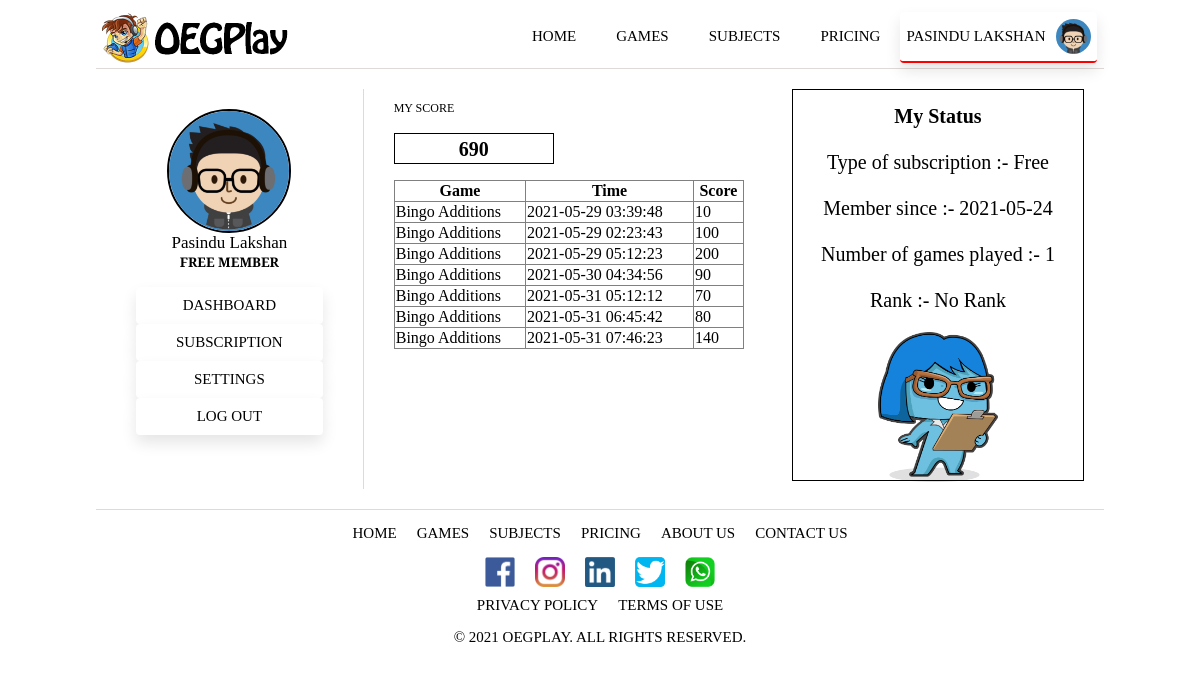
Page /user-db.php (signed in) on the earlier database version.
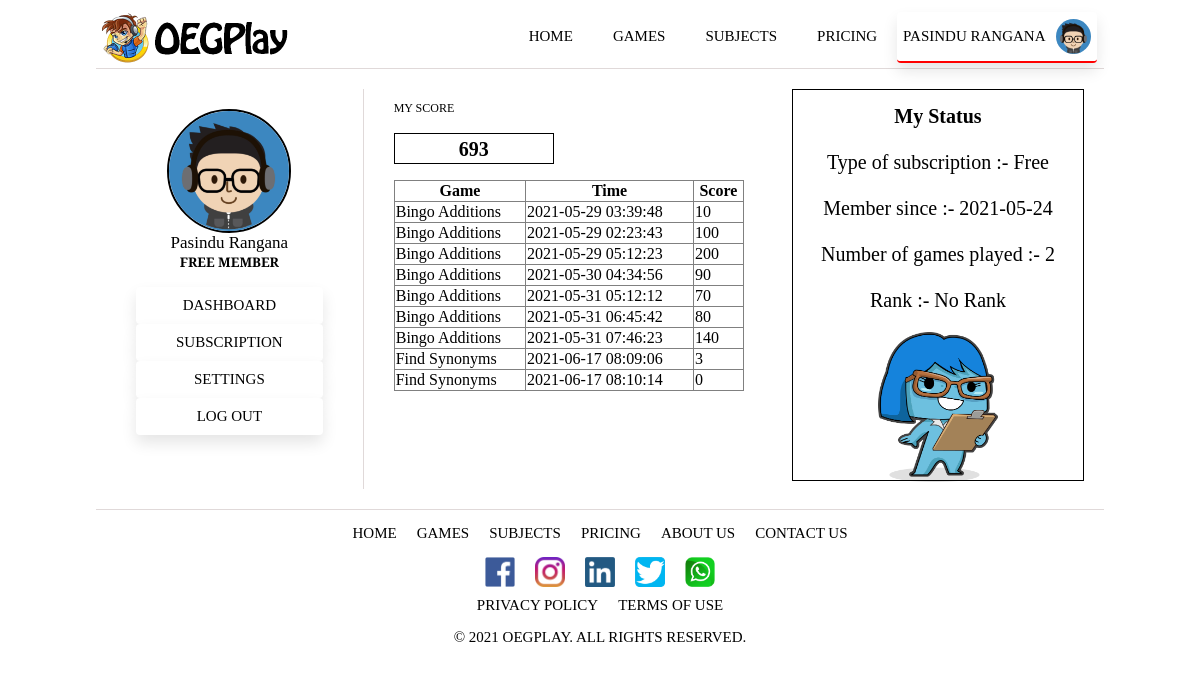
Same page on the later database version.
### tables this page shows
CREATE TABLE `history` (
  `HID` int(11) NOT NULL AUTO_INCREMENT,
  `memberID` int(11) NOT NULL,
  `gameID` int(11) NOT NULL,
  `h_datetime` datetime NOT NULL,
  `score` int(11) NOT NULL,
  PRIMARY KEY (`HID`),
  KEY `FK_History1` (`memberID`),
  KEY `FK_History2` (`gameID`),
  CONSTRAINT `FK_History1` FOREIGN KEY (`memberID`) REFERENCES `member` (`memberID`),
  CONSTRAINT `FK_History2` FOREIGN KEY (`gameID`) REFERENCES `game` (`gameID`)
);

CREATE TABLE `game` (
  `gameID` int(11) NOT NULL AUTO_INCREMENT,
  `gameName` varchar(128) NOT NULL,
  `gameGrade` varchar(128) NOT NULL,
  `gameCategory` varchar(128) NOT NULL,
  `gameSubject` varchar(128) NOT NULL,
  `gameDescription` varchar(1000) DEFAULT NULL,
  `gameInstructions` varchar(1000) DEFAULT NULL,
  `gameAccess` char(10) NOT NULL,
  `adminID` int(11) NOT NULL,
  `devID` int(11) NOT NULL,
  `gFile` varchar(256) DEFAULT NULL,
  `gThumbnail` varchar(256) DEFAULT NULL,
  `added_date` date NOT NULL,
  `last_modified_date` date NOT NULL,
  PRIMARY KEY (`gameID`),
  KEY `FK_Game1` (`adminID`),
  KEY `FK_Game2` (`devID`),
  CONSTRAINT `FK_Game1` FOREIGN KEY (`adminID`) REFERENCES `admin` (`adminID`),
  CONSTRAINT `FK_Game2` FOREIGN KEY (`devID`) REFERENCES `developer` (`devID`)
);

### user-db.php (the view, shortened to what the changed rows need)
  <?php
    include 'header.php';
  ?>
  <div class="u-container">
    <?php include 'user-sidebar.php'; ?>
    <div class="db-container">
      <div class="history">
          <p id="p2">MY SCORE</p>
          <?php
            $mid = $_SESSION["memberID"];
            require_once 'includes/database.inc.php';
            $result = mysqli_query($conn, "SELECT COALESCE(SUM(score),0) FROM History WHERE memberID = $mid;");
            $totalScore = mysqli_fetch_array($result);
            echo '<h2>'.$totalScore[0].'</h2>';
          ?>
          <table style="width: 100%" border="1" >
             <tr>
                 <th>Game</th>
                 <th>Time</th>
                 <th>Score</th>
             </tr>
             <tbody class="table-body">
               <?php
                  $result = mysqli_query($conn, "SELECT gameID, h_datetime, score FROM History WHERE memberID = $mid");
                  if (mysqli_num_rows($result) > 0) {
                    while($row = mysqli_fetch_assoc($result)) {
                      $gid = $row["gameID"];
                      $result2 = mysqli_query($conn, "SELECT gameName FROM Game WHERE gameID = $gid");
                      $gameName = mysqli_fetch_array($result2);
                      echo '<tr>';
                      echo '<td>'.$gameName[0].'</td>';
                      echo '<td>'.$row["h_datetime"].'</td>';
                      echo '<td>'.$row["score"].'</td>';
                      echo '</tr>';
                    }
                  }
               ?>
             </tbody>
          </table>
      </div>
      <br /> <br />
      <div class="stats">
          <p id="p3"><b> My Status </b><br><br>
          <?php
            if($_SESSION["TID"] == 2) {
              $sub = "Free";
            }
            $result = mysqli_query($conn, "SELECT start_date FROM membership WHERE memberID = $mid;");
            $memberSince = mysqli_fetch_array($result);
            $result = mysqli_query($conn, "SELECT m_rank FROM member WHERE memberID = $mid;");
            $memberRank = mysqli_fetch_array($result);
            $result = mysqli_query($conn, "SELECT COALESCE(COUNT(DISTINCT `gameID`),0) FROM history WHERE memberID = $mid;");
            $gamesPlayed = mysqli_fetch_array($result);
            echo 'Type of subscription :- '.$sub.'<br><br>
            Member since :- '.$memberSince[0].'<br><br>
            Number of games played :- '.$gamesPlayed[0].'<br><br>
            Rank :- '.$memberRank[0].''
          ?>
        </p>
          <img src="images/db_Pic.png" class="db-pic" >
      </div>
    </div>
  </div>
<?php include('./footer.php'); ?>

### header.php (shortened to what the changed rows need)
<!DOCTYPE html>
<html>
  <head>
    <nav class="navbar">
      <div class="nav-container">
        <ul class="nav-links">
          <?php
            if (isset($_SESSION["memberID"])) {
              if ($_SESSION["TID"] == 2){
                echo '<li class="nav-item">'.'<a href="pricing.php">Pricing</a>'.'</li>';
              }
              echo '<li class="nav-item-profile">';
              echo '<div class="dropdown">
                      <button class="dropbtn">
                        <p>'.$_SESSION["firstName"].' '.$_SESSION["lastName"].'</p>';
              if(!is_null($_SESSION['proPic'])){
                  echo '<img class ="profile-img" src="uploads/userpropics/'.$_SESSION['proPic'].'" alt="ProfilePicture">';
              }
              else{
                  echo '<img class ="profile-img" src="images/defaultProfile.png" alt="ProfilePicture">';
              }
              echo '</button>
                    <div class="dropdown-content">
                        <a href="user-db.php?id='.$_SESSION["memberID"].'">My Dashboard</a>
                        <a href="usersettings.php?id='.$_SESSION["memberID"].'">Settings</a>
                        <a href="includes/logout.inc.php">Log Out</a>
                      </div>
                    </div>';
              echo '</li>';
            }
          ?>
        </ul>
      </div>
    </nav>
  </head>
  <body>

### user-sidebar.php (shortened to what the changed rows need)
<div class = "admin-sidebar">
        <div class = "profile">
             <?php
                if(!is_null($_SESSION['proPic'])){
                    echo '<img class = "propic" src="uploads/userpropics/'.$_SESSION['proPic'].'" alt="ProfilePicture">';
                }
                else{
                    echo '<img class = "propic" src="images/defaultProfile.png" alt="ProfilePicture">';
                }
                echo '<p class="a-name">'.$_SESSION["firstName"].' '.$_SESSION["lastName"].'</p>';
                if ($_SESSION['TID'] == 1){
                    echo '<h5 class="role">Premium Member</h5>';
                }
                else if ($_SESSION['TID'] == 2){
                    echo '<h5 class="role">Free Member</h5>';
                }
            ?>
        </div>
    </div>

Differences in the rows shown:
added history: gameID.gameName "Find Synonyms", h_datetime "2021-06-17 08:09:06", score "3"
added history: gameID.gameName "Find Synonyms", h_datetime "2021-06-17 08:10:14", score "0"
Other differences:
$_SESSION["lastName"]: "LAKSHAN" → "RANGANA"
$_SESSION["lastName"]: "Lakshan" → "Rangana"
$totalScore[0]: "690" → "693"
$gamesPlayed[0]: "1" → "2"
